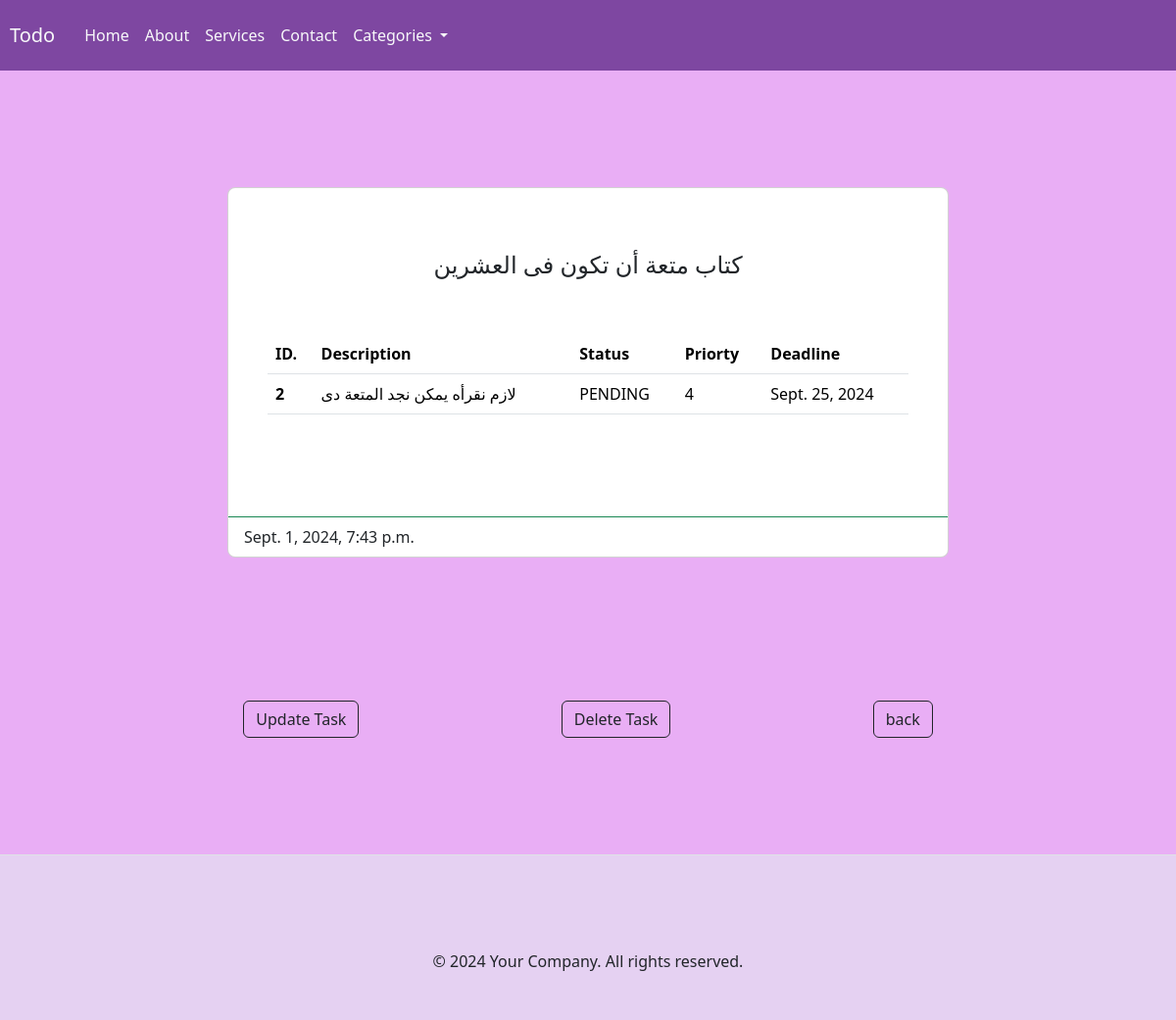
Screenshot of /detailed/2 with the database file from the repository.
### main/models.py (models this page shows, shortened)
class Task(models.Model):
	STATUS_CHOICES=[
		('PENDING','PENDING'),
		('IN PROGRESS','IN PROGRESS'),
		('COMPELETED','COMPELETED'),
	]
	title=models.CharField(max_length=100)
	description=models.TextField()
	deadlin=models.DateField(null=False,blank=False)
	created_at=models.DateTimeField(auto_now_add=True)
	status=models.CharField(max_length=12,choices=STATUS_CHOICES,default='PENDING')
	priorty=models.IntegerField(validators=[MinValueValidator(1),MaxValueValidator(10)],default=2)
	category=models.ForeignKey(Category,on_delete=models.CASCADE)

### main/views.py (the view)
# urls.py: path('detailed/<int:pk>',detailed_task,name='detail'),
def detailed_task(request,pk):
	task=Task.objects.get(id=pk)
	context={
		'task':task,
	}
	return render(request,'main/detailed.html',context)

### main/templates/main/detailed.html (shortened to what this page needs)
{% extends "main/components/base.html" %}
  {% block content%}
  <section class="vh-100" style="background-color: #e9aef5;">
    <div class="container py-5 h-100">
      <div class="row d-flex justify-content-center align-items-center h-100">
        <div class="col col-lg-10 col-xl-8">
          <div class="card rounded-3">
            <div class="card-body p-5">
              <h4 class="text-center my-3 pb-3">{{task.title}}</h4>
              <br>
              <form class="row row-cols-lg-auto g-3 justify-content-center align-items-center mb-4 pb-2">
              <table class="table mb-4">
                <thead>
                  <tr>
                    <th scope="col">ID.</th>
                    <th scope="col">Description</th>
                    <th scope="col">Status</th>
                    <th scope="col">Priorty</th>
                    <th scope="col">Deadline</th>
                  </tr>
                </thead>
                <tbody>
                  <tr>
                    <th scope="row">{{task.id}}</th>
                    <td>{{task.description}}</td>
                    <td>{{task.status}}</td>
                    <td>{{task.priorty}}</td>
                    <td>{{task.deadlin}}</td>
                  </tr>
                </tbody>
              </table>
            </div>
            <div class="card-footer bg-transparent border-success">{{task.created_at}}</div>
          </div>
          </div>
          <div class="d-flex justify-content-evenly align-items-center mt-1">
            <div>
              <a href="{% url 'updatetask' task.id  %}" class="btn sl btn-outline-dark">Update Task</a>
          </div>
          <div>
            <a href="{% url 'deletetask' task.id  %}" class="btn sl btn-outline-dark">Delete Task</a>
          </div>
          <div>
            <a href="{% url 'home'%}" class="btn sl btn-outline-dark">back</a>
          </div>
        </div>
        </div>
      </div>
  </section>
{% endblock %}

### main/templates/main/components/base.html (style rules this page uses)
html, body { height: 100%; margin: 0; background-color: #e5d1f2; }
a { text-decoration: none; }

### rows the page displays
Task: title "كتاب متعة أن تكون فى العشرين", id "2", description "لازم نقرأه يمكن نجد المتعة دى", status "PENDING", priorty "4", deadlin "Sept. 25, 2024", created_at "Sept. 1, 2024, 7:43 p.m."
